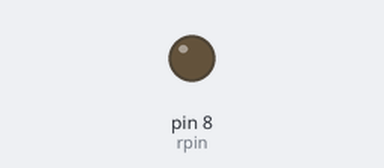
Bench run of a sketch on a simulated Arduino Uno, built with avr-gcc and run on an emulated ATmega328P. On the bench: output pins drawn as LEDs (lit = HIGH).

Above: at 0.1 s.
At 60.1 s:
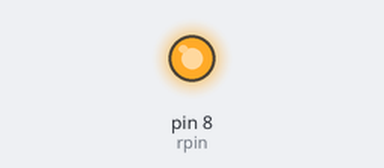
Timing chart, 0 to 121.5 s (numbered marks = the images above):
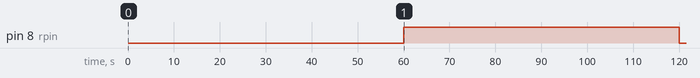

The sketch:

BIODRUM.ino
```cpp
/*
    ---------------------------------------------------
    Project : Timer for Bio Drum
    Author : Rohan
    --------------------------------------------------
   Connect 5V on Arduino to VCC in relay module
   Connect GND on Arduino to GND on relay module
   Connect Pin 7 on Arduino to IN on relay module
   Connect to NO in relay
   ---------------------------------------------------
*/

const int rpin = 8;
//const int r2pin= A1;

void setup() {
  pinMode(rpin, OUTPUT);
  //pinMode(LED_BUILTIN, OUTPUT);
  //digitalWrite(rpin, LOW);
  //digitalWrite(LED_BUILTIN, LOW);
  //delay(5000);
}

void loop() {
  digitalWrite(rpin, LOW);
  delay(60000);
  digitalWrite(LED_BUILTIN, HIGH);
  //delay(10000);
  digitalWrite(rpin, HIGH);
  delay(60000);
  digitalWrite(LED_BUILTIN, LOW);
  //delay(7200000);
  //digitalWrite(r2pin,LOW);
  //digitalWrite(rpin,LOW);
  //delay(1000);
  //digitalWrite(rpin,HIGH);
  //digitalWrite(r2pin, HIGH);
  //delay(1000);
}
```

Measured:
- by itself, pin 8 (rpin): LOW → HIGH at 60.0 s, → LOW 60.0 s later
